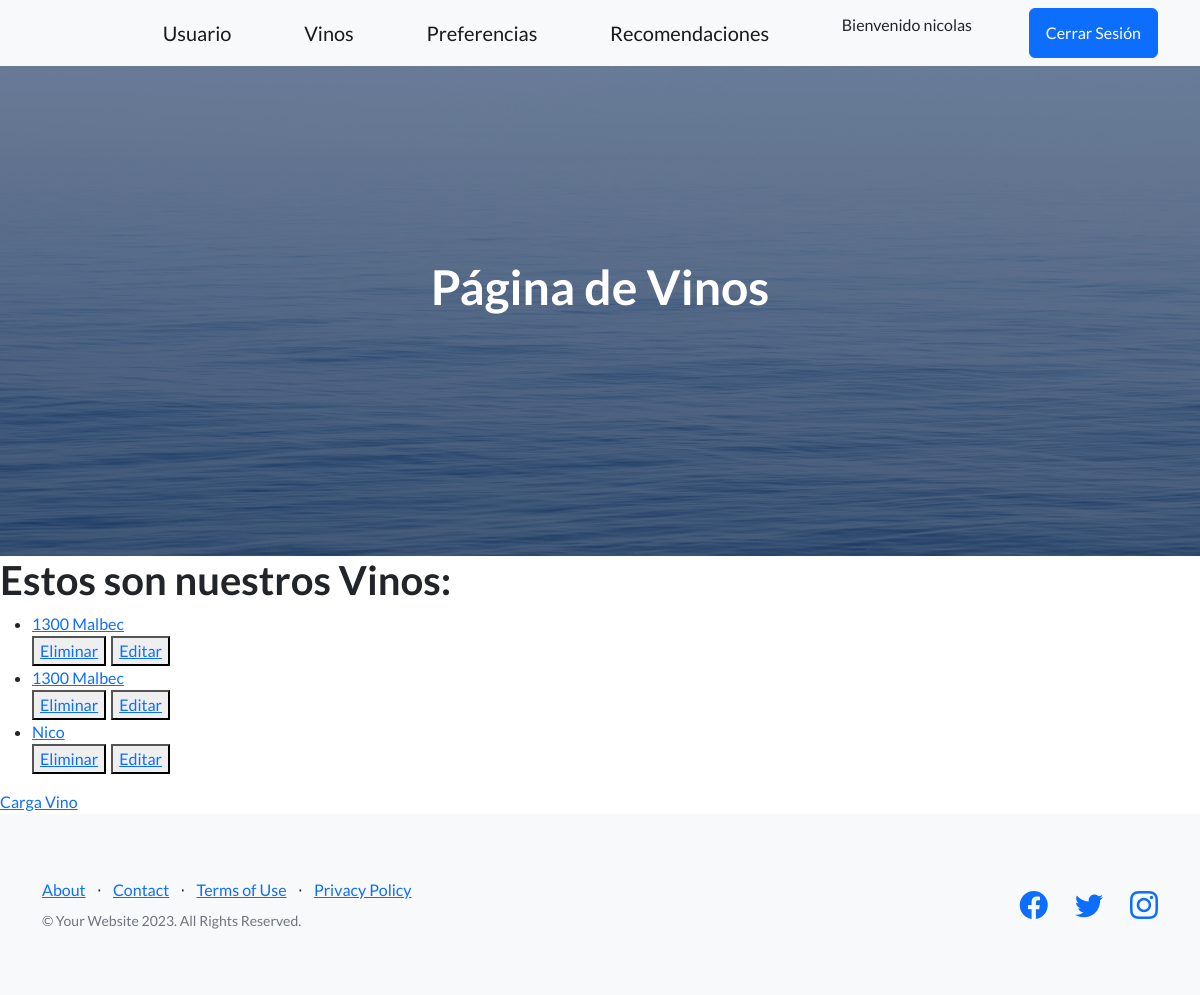
Page /app_vinos/vino_lista/ (signed in) on the earlier database version.
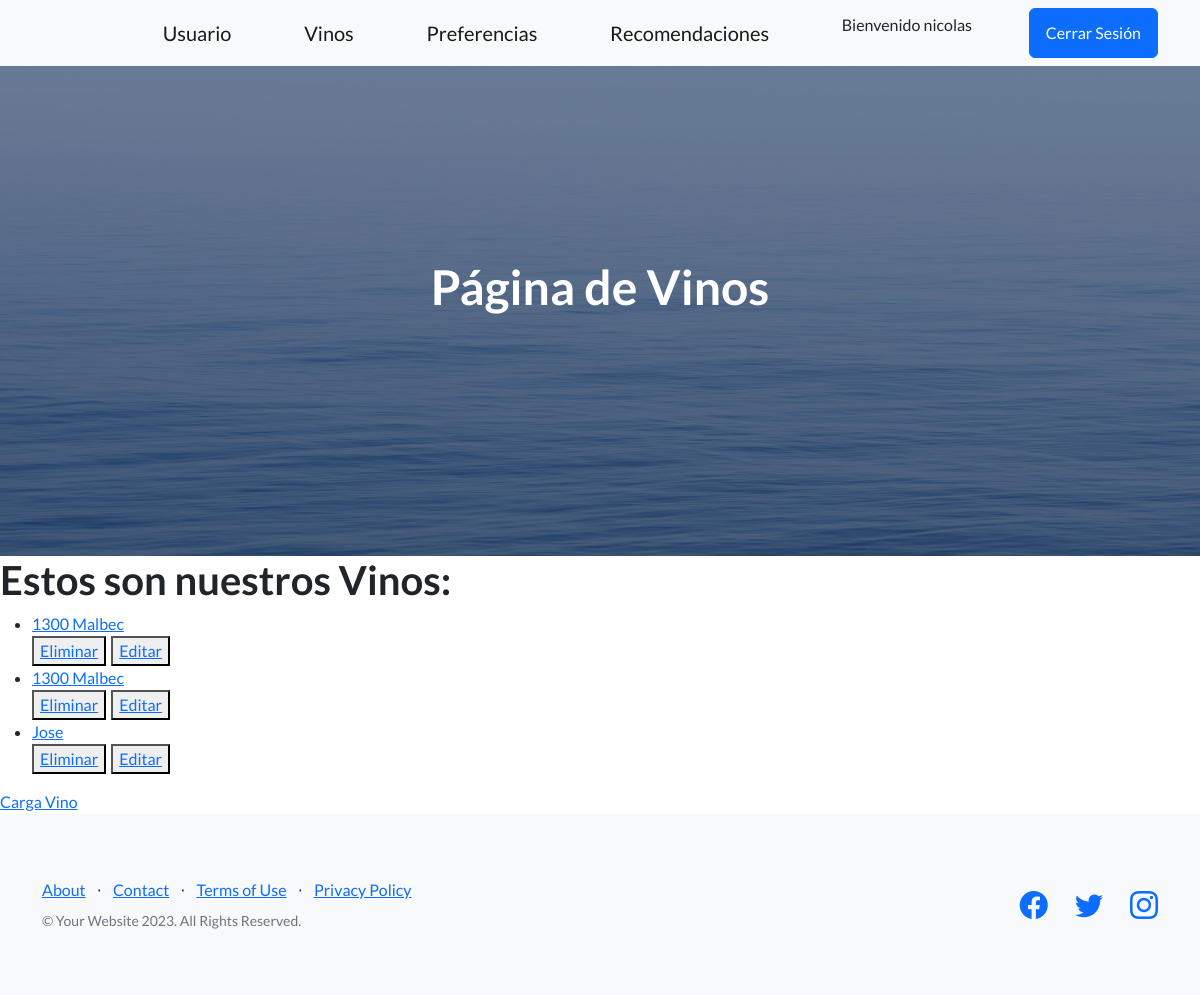
Same page on the later database version.
### app_vinos/models.py (models this page shows, shortened)
class Vino(models.Model):
    nombre = models.CharField(max_length=100)
    tipo = models.CharField(max_length=100)
    sabor = models.CharField(max_length=100)
    intensidad = models.CharField(max_length=100)
    abv = models.DecimalField(max_digits=4, decimal_places=2, default=0.0, verbose_name='Alcohol by Volume (%)')
    ph = models.DecimalField(max_digits=3, decimal_places=2, default=0.0, verbose_name='pH')
    ta = models.DecimalField(max_digits=4, decimal_places=2, default=0.0, verbose_name='Total Acidity (g/L)')
    rs = models.DecimalField(max_digits=4, decimal_places=2, default=0.0, verbose_name='Residual Sugar (g/L)')
    class Meta():
        verbose_name = 'Vinos'
        verbose_name_plural = 'Mis vinos'
        ordering = ('nombre',)

### app_vinos/views.py (the view)
# urls.py: path('vino_lista/', VinoList.as_view(), name="VinoLista"),
class VinoList(LoginRequiredMixin, ListView):
    model = Vino
    template_name = 'vino_list.html'
    context_object_name = 'vinos'

### app_vinos/templates/vino_list.html
{% extends 'padre.html' %}
{% block ContenidoQueCambia %}
    <h1>Estos son nuestros Vinos:</h1>
    <ul>
        {% for vino in vinos  %}
        <li>
            <a href="{% url 'VinoDetalles' vino.id %}">
                {{vino.nombre}}
            </a>
        </li>
        <div style="display: flex; column-gap: 5px;">
            <button>
                <a href="{% url 'VinoBorrar' vino.id %}">Eliminar</a>
            </button>
            <button>
                <a href="{% url 'VinoEditar' vino.id %}">Editar</a>
            </button>
        </div>
        {% endfor %}
    </ul>
    <a href="{% url 'VinoCrear' %}">Carga Vino</a>
{% endblock ContenidoQueCambia %}

### app_vinos/templates/padre.html (shortened to what this page needs)
<!DOCTYPE html>
<html lang="en">
    <head>
        {% load static %}
        <link href="https://cdn.jsdelivr.net/npm/bootstrap-icons@1.5.0/font/bootstrap-icons.css" rel="stylesheet" type="text/css" />
        <link href="{% static 'css/styles.css' %}" rel="stylesheet" />
        <link href="{% static 'css/mis_estilos.css' %}" rel="stylesheet" />
    </head>
    <body>
        {% include 'navbar.html' %}
        <header class="masthead">
            <div class="container position-relative">
                <div class="row justify-content-center">
                    <div class="col-xl-6">
                        <div class="text-center text-white">
                            <h1 class="mb-5">Página de Vinos</h1>
                        </div>
                    </div>
                </div>
            </div>
        </header>
        {% block ContenidoQueCambia %}
        {% endblock ContenidoQueCambia %}
        <footer class="footer bg-light">
            <div class="container">
                <div class="row">
                    <div class="col-lg-6 h-100 text-center text-lg-start my-auto">
                        <ul class="list-inline mb-2">
                            <li class="list-inline-item"><a href="#!">About</a></li>
                            <li class="list-inline-item">⋅</li>
                            <li class="list-inline-item"><a href="#!">Contact</a></li>
                            <li class="list-inline-item">⋅</li>
                            <li class="list-inline-item"><a href="#!">Terms of Use</a></li>
                            <li class="list-inline-item">⋅</li>
                            <li class="list-inline-item"><a href="#!">Privacy Policy</a></li>
                        </ul>
                        <p class="text-muted small mb-4 mb-lg-0">&copy; Your Website 2023. All Rights Reserved.</p>
                    </div>
                    <div class="col-lg-6 h-100 text-center text-lg-end my-auto">
                        <ul class="list-inline mb-0">
                            <li class="list-inline-item me-4">
                                <a href="#!"><i class="bi-facebook fs-3"></i></a>
                            </li>
                            <li class="list-inline-item me-4">
                                <a href="#!"><i class="bi-twitter fs-3"></i></a>
                            </li>
                            <li class="list-inline-item">
                                <a href="#!"><i class="bi-instagram fs-3"></i></a>
                            </li>
                        </ul>
                    </div>
                </div>
            </div>
        </footer>
    </body>
</html>

### app_vinos/templates/navbar.html (shortened to what this page needs)
        <nav class="navbar navbar-light bg-light static-top">
            <div class="container">
                <div class="home-button">
                </div>
                <a class="navbar-brand" href="{% url 'ListaUsuarios' %}">Usuario</a>
                <a class="navbar-brand" href="{% url 'VinoLista' %}">Vinos</a>
                <a class="navbar-brand" href="{% url 'MostrarPreferencias' %}">Preferencias</a>
                <a class="navbar-brand" href="{% url 'MostrarRecomendaciones' %}">Recomendaciones</a>
                {% if user.is_authenticated %}
                <p>Bienvenido {{user.username}}</p>
                <form action="{% url 'Logout' %}" method = 'post'> {% csrf_token %}
                    <button class="btn btn-primary" type="submit">Cerrar Sesión</button>
                </form>
                {% else %}
                    <a class="btn btn-primary" href="{% url 'Login' %}">Iniciar Sesión</a>
                {% endif %}
            </div>
        </nav>

### app_vinos/static/css/mis_estilos.css (style rules this page uses)
.home-button { padding-right: 150px; margin-left: -150px; }

Differences in the rows shown:
removed Vino: nombre "Nico"
added Vino: nombre "Jose"
